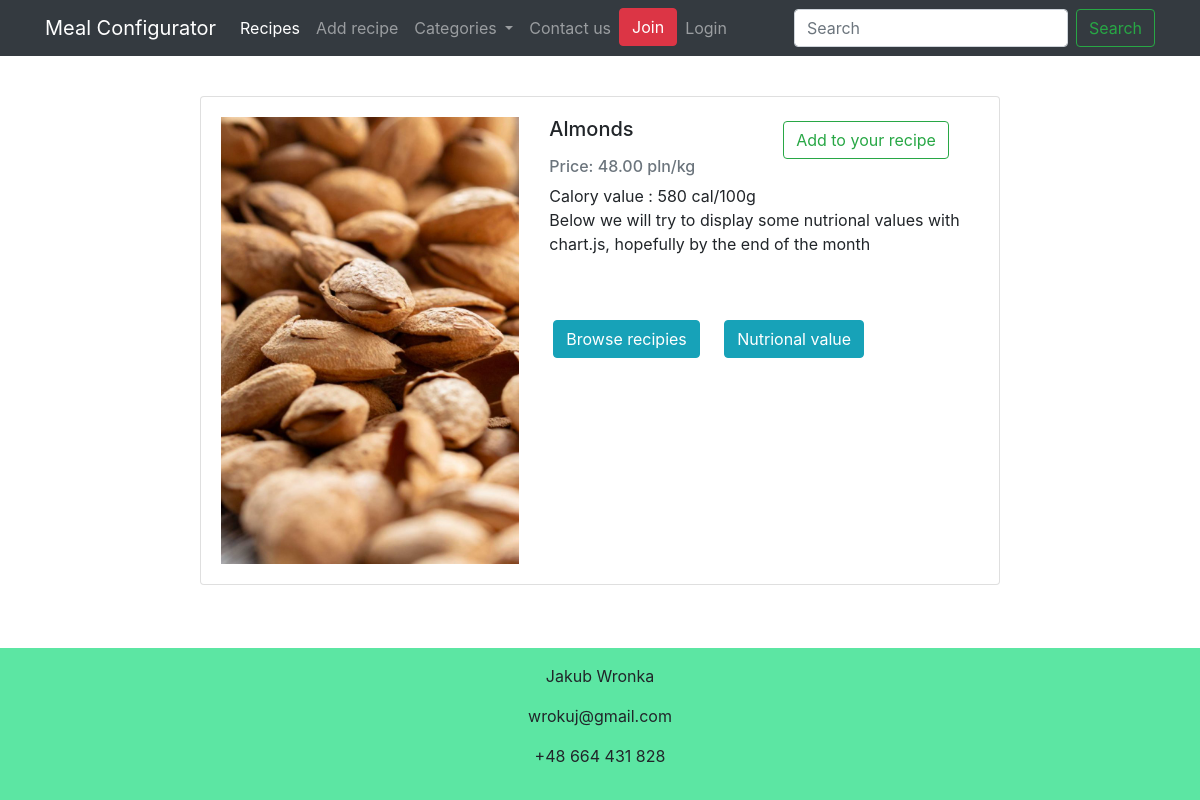
Screenshot of /products/almonds/ with the database file from the repository.
### main/models.py (models this page shows, shortened)
class Ingredient(models.Model):
    name = models.CharField(max_length=255, primary_key=True)
    category = models.ForeignKey(FoodCategory, null=True, blank=True, on_delete=models.SET_NULL)
    price = models.DecimalField(max_digits=7, decimal_places=2)
    calval = models.IntegerField()
    total_carbs = models.FloatField()
    total_fat = models.FloatField()
    total_proteins = models.FloatField()
    image = models.ImageField(upload_to='ingredient_images',
                              null=True,
                              blank=True,
                              width_field='width_field',
                              height_field='height_field')
    height_field = models.IntegerField(default=0)
    width_field = models.IntegerField(default=0)
    ingredient_image_src = models.CharField(max_length=255, default=f'main/REPLACE.jpg')
    slug = models.SlugField(null=True, blank=True, unique=True)

### main/views.py (the view, shortened to what this page needs)
# urls.py: path('products/<str:slug>/', views.detailed_product_page, name='product-details'),
def detailed_product_page(request, slug):
    if 'collect_ing' not in request.session or request.session['collect_ing'] == '':
        request.session['collect_ing'] = []
    obj = get_object_or_404(Ingredient, slug=slug)
    current_ing = obj.name
    recipes_containing = Recipe.objects.search_by_ing(obj)
    template_name = 'main/product_details.html'
    context = {'product': obj,
               'added': request.session['collect_ing'],
               'recipes_containing': recipes_containing}
    return render(request, template_name, context)

### main/context_processors.py (called while the page is built)
def broadcaster(request):
    kwargs = {
        'foodcategories': FoodCategory.objects.all(),
        'currentuser': request.user,
    }
    return kwargs

### main/models.py (called while the page is built)
    def search_by_ing(self, ing=None):
        qs = self.get_queryset()
        if ing:
            qs = ing.recipe_set.all()
        return qs

### main/templates/main/product_details.html (shortened to what this page needs)
{% extends 'main/base.html' %}
{% block content %}
{% load static %}
  <br>
  <div class="card mx-auto" style="width: 50rem;">
    <div class="card-body">
      <div class="row">
        <div class="col-md-5">
          <img src="{% static product.ingredient_image_src %}" class="img-fluid">
        </div>
        <div class="col-md-7">
          <div class="row">
            <div class="col">
              <h5 class="card-title">{{ product.name }}</h5>
            </div>
            <div class="col">
              {% if product.name not in added %}
                <form action="." method="post">{% csrf_token %}
                  <button type="submit" class="btn btn-outline-success m-1" name="add" value="added">Add to your recipe</button>
                </form>
              {% else %}
                <form action="." method="post">{% csrf_token %}
                  <button type="submit" class="btn btn-outline-danger m-1" name="delete" value="deleted">Delete from recipe</button>
                </form>
                {% endif %}
            </div>
          </div>
          <h6 class="card-subtitle mb-2 text-muted">Price: {{product.price}} pln/kg</h6>
          <p class="card-text">Calory value : {{ product.calval}} cal/100g<br>
          Below we will try to display some nutrional values with chart.js, hopefully by the end of the month
          </p>
              <button class="btn btn-info mx-1 my-5" type="button" data-toggle="collapse" data-target="#multiCollapseExample1" aria-expanded="false" aria-controls="multiCollapseExample2">Browse recipies</button>
              <button class="btn btn-info mx-3 my-5" type="button" data-toggle="collapse" data-target="#multiCollapseExample2" aria-expanded="false" aria-controls="multiCollapseExample2">Nutrional value</button>
        </div>
      </div>
    </div>
  </div>
{% endblock %}

### main/templates/main/base.html (style rules this page uses)
html { height: 100%; box-sizing: border-box; }
body { position: relative; margin: 0; padding-bottom: 11rem; min-height: 100%; }
*, *:before, *:after { box-sizing: inherit; }

### rows the page displays
Ingredient: ingredient_image_src (picture), name "Almonds", price "48.00", calval "580"
